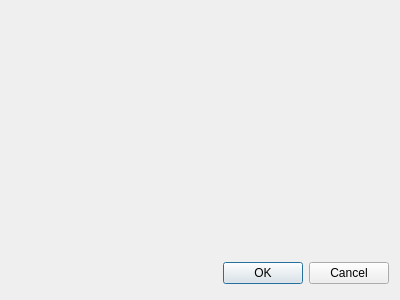
<?xml version="1.0" encoding="UTF-8"?>
<ui version="4.0">
 <class>opt2</class>
 <widget class="QDialog" name="opt2">
  <property name="geometry">
   <rect>
    <x>0</x>
    <y>0</y>
    <width>400</width>
    <height>300</height>
   </rect>
  </property>
  <property name="windowTitle">
   <string>Dialog</string>
  </property>
  <widget class="QDialogButtonBox" name="buttonBox">
   <property name="geometry">
    <rect>
     <x>220</x>
     <y>260</y>
     <width>169</width>
     <height>26</height>
    </rect>
   </property>
   <property name="orientation">
    <enum>Qt::Horizontal</enum>
   </property>
   <property name="standardButtons">
    <set>QDialogButtonBox::Cancel|QDialogButtonBox::Ok</set>
   </property>
  </widget>
 </widget>
 <resources/>
 <connections>
  <connection>
   <sender>buttonBox</sender>
   <signal>accepted()</signal>
   <receiver>opt2</receiver>
   <slot>accept()</slot>
   <hints>
    <hint type="sourcelabel">
     <x>248</x>
     <y>254</y>
    </hint>
    <hint type="destinationlabel">
     <x>157</x>
     <y>274</y>
    </hint>
   </hints>
  </connection>
  <connection>
   <sender>buttonBox</sender>
   <signal>rejected()</signal>
   <receiver>opt2</receiver>
   <slot>reject()</slot>
   <hints>
    <hint type="sourcelabel">
     <x>316</x>
     <y>260</y>
    </hint>
    <hint type="destinationlabel">
     <x>286</x>
     <y>274</y>
    </hint>
   </hints>
  </connection>
 </connections>
</ui>
